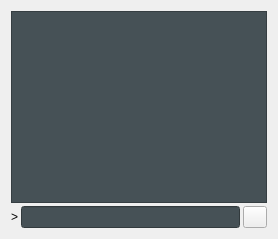
     <widget class="QWidget" name="tab_console">
      <attribute name="title">
       <string>&amp;Console</string>
      </attribute>
      <layout class="QVBoxLayout" name="verticalLayout_3">
       <property name="spacing">
        <number>3</number>
       </property>
       <item>
        <widget class="QTextEdit" name="messagesWidget">
         <property name="minimumSize">
          <size>
           <width>0</width>
           <height>100</height>
          </size>
         </property>
         <property name="styleSheet">
          <string notr="true">background-color:rgb(70, 81, 86);
color:rgb(211, 215, 207);</string>
         </property>
         <property name="readOnly">
          <bool>true</bool>
         </property>
         <property name="tabKeyNavigation" stdset="0">
          <bool>false</bool>
         </property>
         <property name="columnCount" stdset="0">
          <number>2</number>
         </property>
        </widget>
       </item>
       <item>
        <layout class="QHBoxLayout" name="horizontalLayout">
         <property name="spacing">
          <number>3</number>
         </property>
         <item>
          <widget class="QLabel" name="label">
           <property name="text">
            <string notr="true">&gt;</string>
           </property>
          </widget>
         </item>
         <item>
          <widget class="QLineEdit" name="lineEdit">
           <property name="styleSheet">
            <string notr="true">background-color:rgb(70, 81, 86);
color:rgb(211, 215, 207);</string>
           </property>
          </widget>
         </item>
         <item>
          <widget class="QPushButton" name="clearButton">
           <property name="maximumSize">
            <size>
             <width>24</width>
             <height>24</height>
            </size>
           </property>
           <property name="toolTip">
            <string>Clear console</string>
           </property>
           <property name="text">
            <string/>
           </property>
           <property name="icon">
            <iconset resource="../valideum.qrc">
             <normaloff>:/icons/remove</normaloff>:/icons/remove</iconset>
           </property>
           <property name="shortcut">
            <string notr="true">Ctrl+L</string>
           </property>
           <property name="autoDefault">
            <bool>false</bool>
           </property>
          </widget>
         </item>
        </layout>
       </item>
      </layout>
     </widget>
